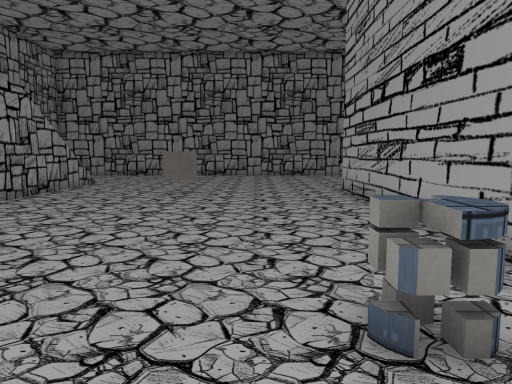
view 1 (above)

20 first-person views from a walk through a scene from a Unity 3-D project. The camera is 1.4 m above the floor, tilts 6° down and sees 70° across. The floor is counted in squares, 1 m on a side. Each view is taken from the middle of a square. On the plan, view 1 faces up. The plan holds only what a view shows up to about 16 squares ahead; the rest is blank. The place goes on beyond the plan. The player is left out. Some animated figures are left out. Some surface patterns are stand-ins.

view 2
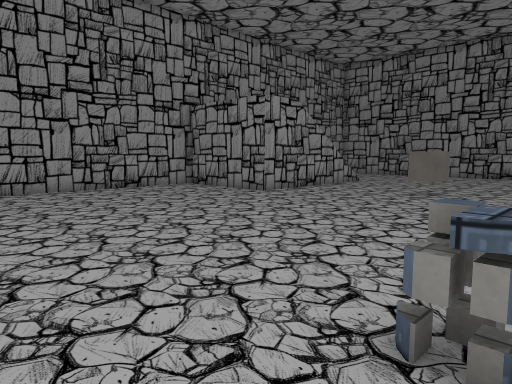

view 3
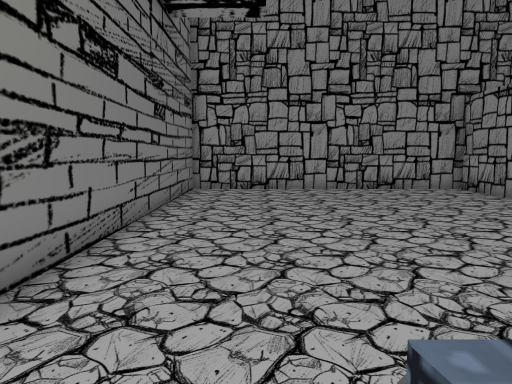

view 4
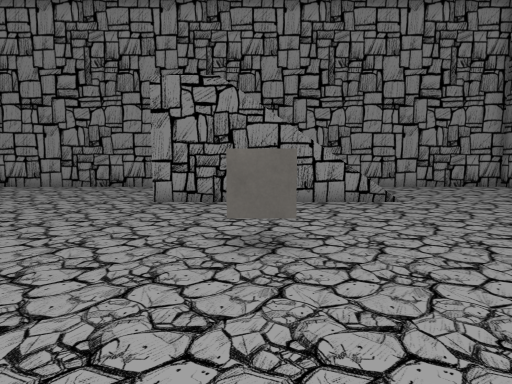

view 5
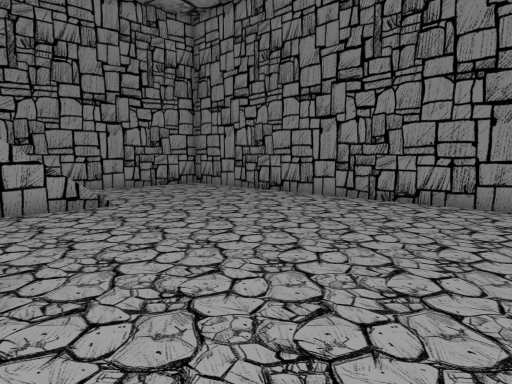

view 6
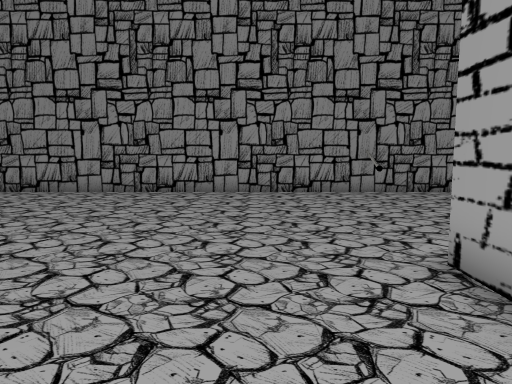

view 7
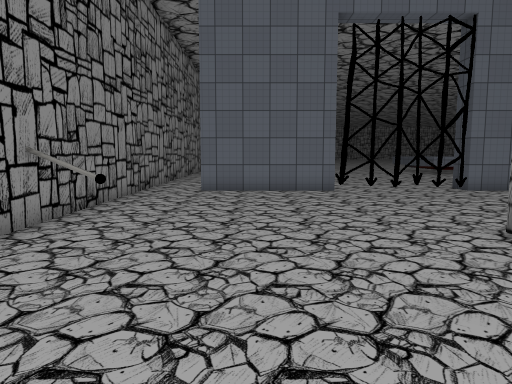

view 8
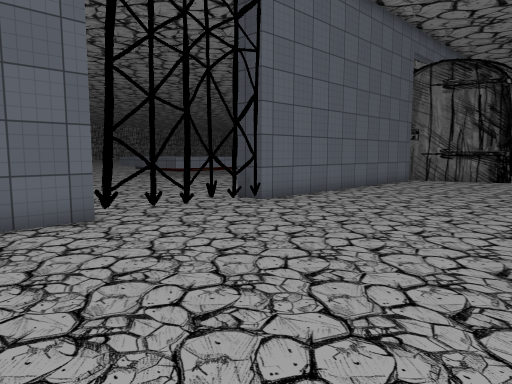

view 9
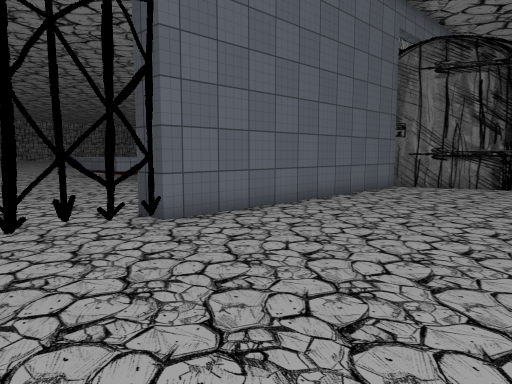

view 10
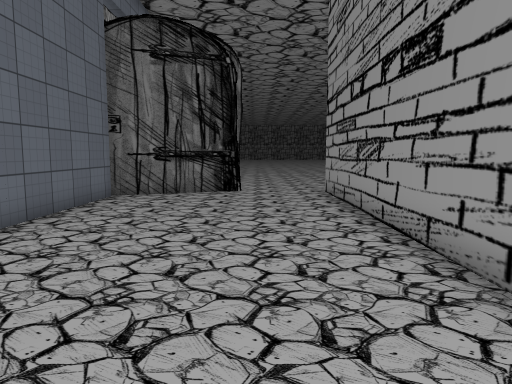

view 11
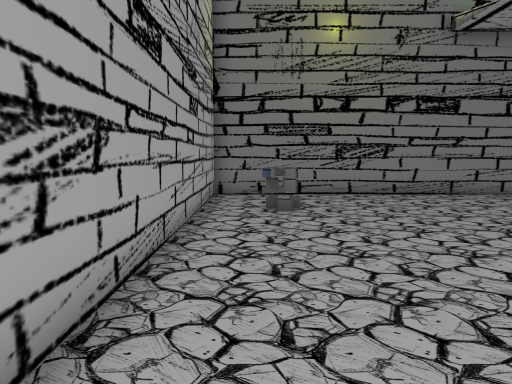

view 12
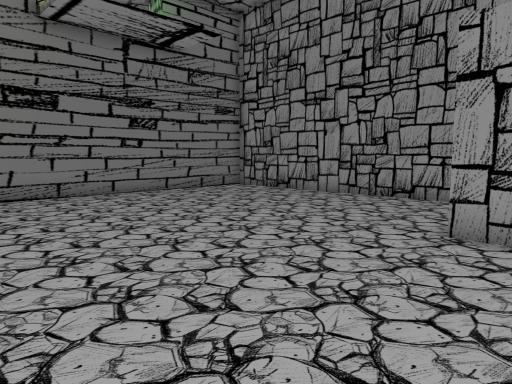

view 13
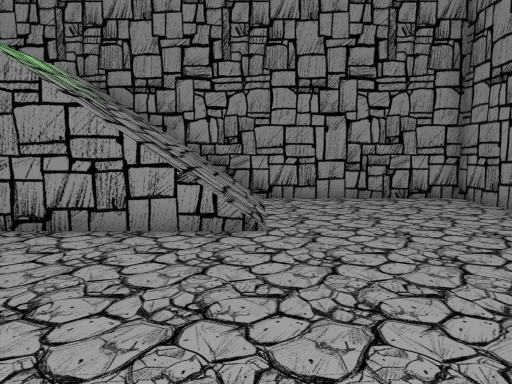

view 14
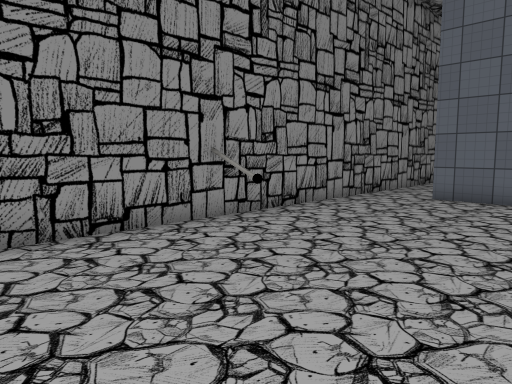

view 15
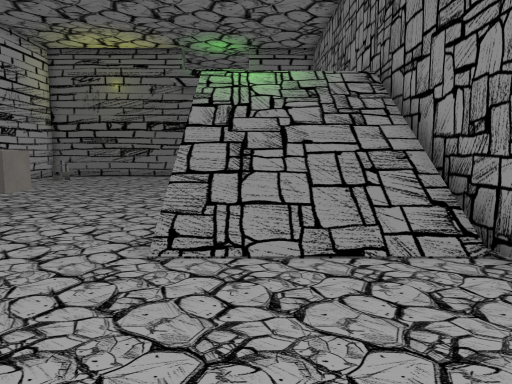

view 16
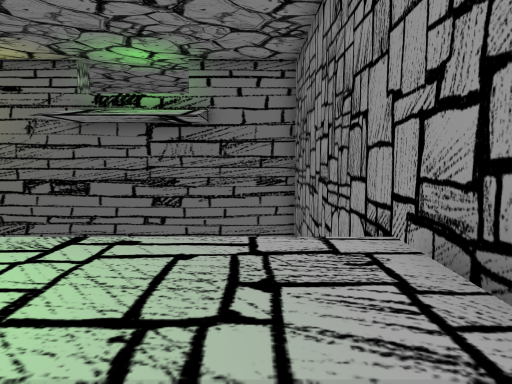

view 17
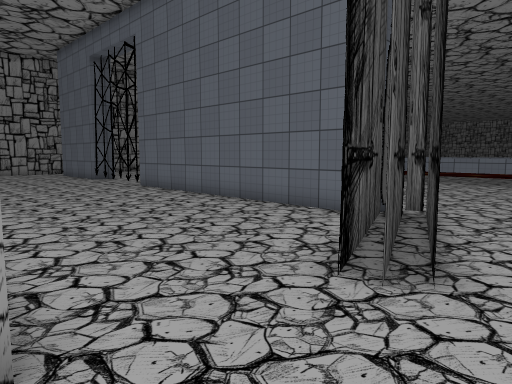

view 18
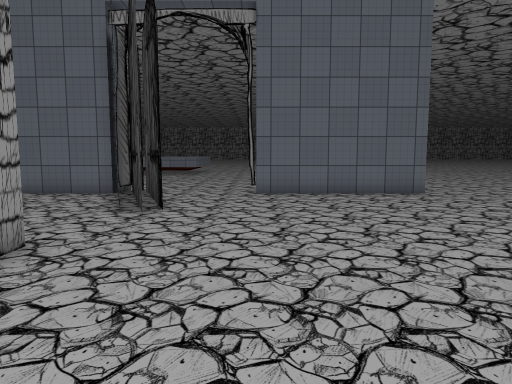

view 19
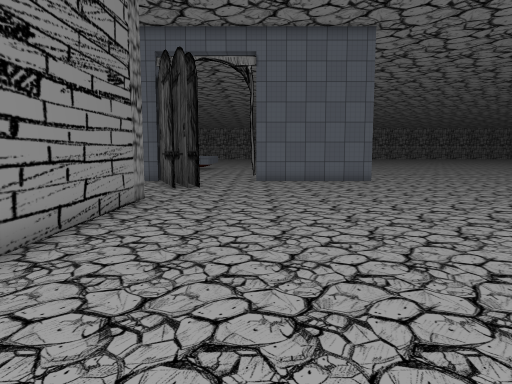

view 20
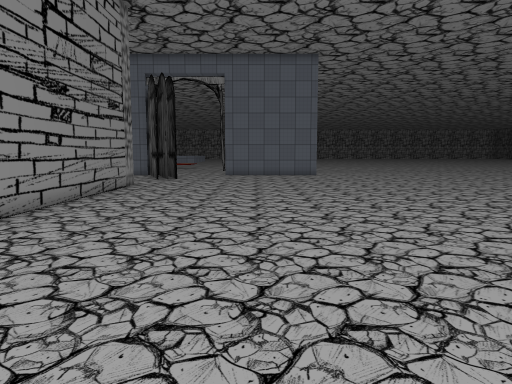

### Floor plan
Key: @ floor where view 1 was taken; # wall or solid block; . main floor; : floor 3.5 m higher than the main floor; / step, stairs or slope; = window, fence, low wall or low ledge; C cube; B barrel; O other object.
Columns run from 13 left of view 1 to 16 right of it. Each row starts with its distance up from view 1.
 23 ##################O###########
 22 #.................O..........
 21 #........................#
 20 #........................#
 19 #........................#
 18 #........................#
 17 #/////...................#
 16 # ////...................=
 15 ##////...................=...
 14 ##////...........#.......=....
 13 ##////....CC.....#.......=....
 12 ##////...........#.......=....
 11 ##::::...........#.......=#...
 10 ##...#...........#.......##...
  9 #................#.......#  ..
  8 #................#.......#
  7 #................#.......#
  6 #................#.......#
  5 #................#.......#
  4 #................#.......#
  3 #.............BB.#.......#
  2 #.............B..#.......#
  1 #................#.......##
  0 #............@...#.......=#...
 -1 ##################....###=#...
 -2         ............ ###.=....
 -3       .............. #...=...
 -4      ....................=...
 -5    ......................=
 -6    ......................#
 -7  . ......................#
 -8    ......................#
 -9    ......................#
-10      ....................#
-11       ...................#
-12         ....................
-13          ....................
-14            ....... ....  ....
-15             ......  ...   ...
-16               ....
-17                ...

Where each view was taken, in squares from view 1:
view 1: 0 up, 0 right, facing up
view 2: 0 up, 2 right, facing up-left
view 3: 2 up, 2 right, facing left
view 4: 13 up, 3 right, facing left
view 5: 13 up, 2 right, facing up-left
view 6: 10 up, 1 right, facing up
view 7: 19 up, 2 left, facing right
view 8: 19 up, 4 right, facing down-right
view 9: 15 up, 5 right, facing down-right
view 10: 12 up, 7 right, facing down
view 11: 12 up, 2 right, facing down
view 12: 12 up, 1 left, facing down-left
view 13: 17 up, 1 left, facing left
view 14: 17 up, 0 right, facing up-right
view 15: 22 up, 9 left, facing down
view 16: 13 up, 11 left, facing down
view 17: 4 down, 4 right, facing up-right
view 18: 5 down, 1 left, facing right
view 19: 5 down, 7 left, facing right
view 20: 7 down, 12 left, facing right
